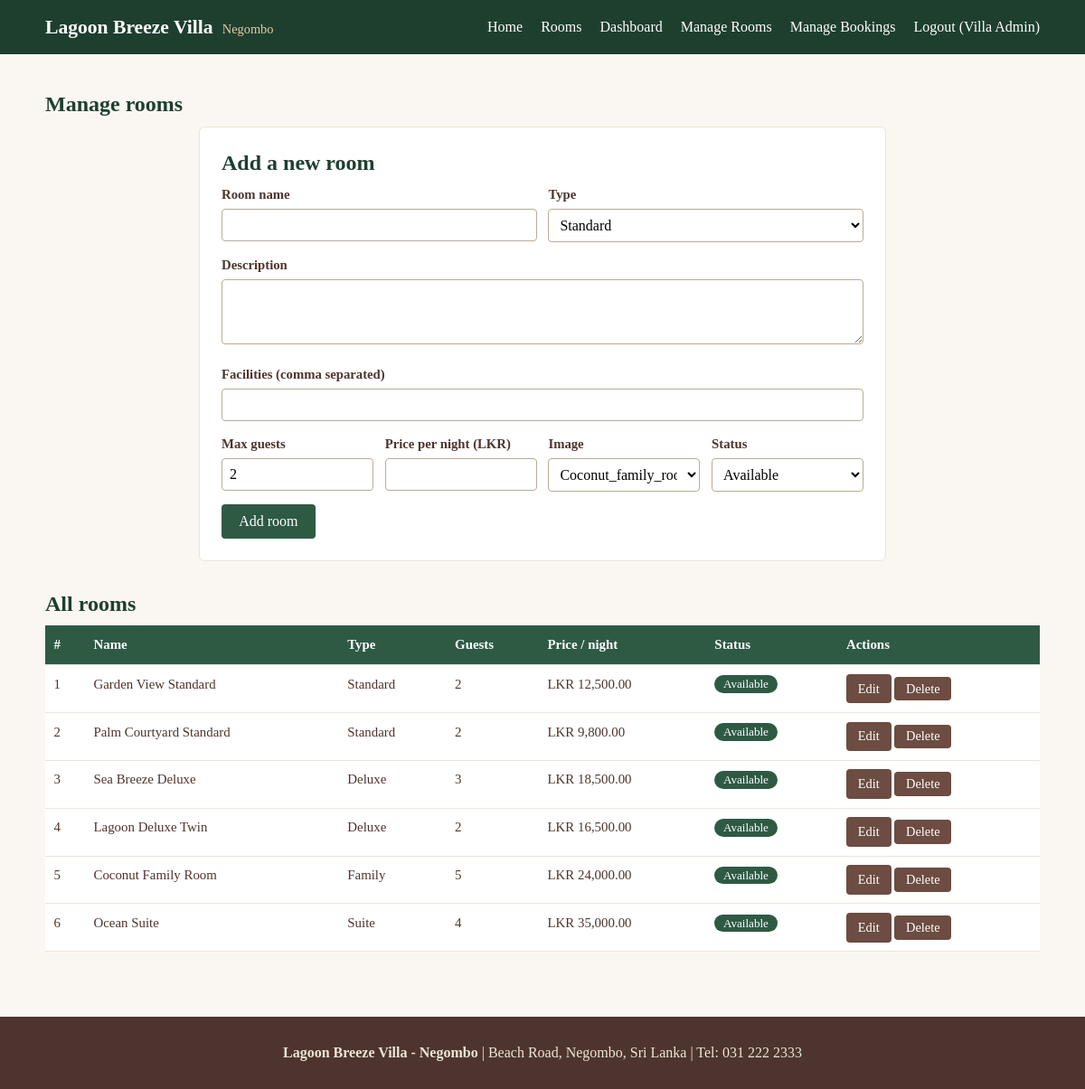
The app's page /admin/manage_rooms.php (signed in) with its own data.
### tables this page shows
CREATE TABLE rooms (
  id INT AUTO_INCREMENT PRIMARY KEY,
  name VARCHAR(100) NOT NULL,
  room_type VARCHAR(30) NOT NULL,             
  description TEXT NOT NULL,
  facilities VARCHAR(255) NOT NULL,           
  max_guests INT NOT NULL,
  price_per_night DECIMAL(10,2) NOT NULL,     
  image VARCHAR(100) NOT NULL DEFAULT 'Garden_View_Standard_room_descri…_cfeef5c1.jpg',
  status ENUM('Available','Unavailable') NOT NULL DEFAULT 'Available'
);

### includes/db.php (called while the page is built, shortened)
<?php
function e($text) {
    return htmlspecialchars((string)$text, ENT_QUOTES, 'UTF-8');
}
function lkr($amount) {
    return 'LKR ' . number_format($amount, 2);
}
    ?>

### admin/manage_rooms.php (the view, shortened to what this page needs)
<?php
require_once '../includes/db.php';
$types = ['Standard', 'Deluxe', 'Family', 'Suite'];
$image_files = array_values(array_filter(scandir(__DIR__ . '/../assets/images'), function($f) {
    return preg_match('/\.(jpg|jpeg|png|jfif|webp)$/i', $f) && !in_array($f, ['hero.jpg', 'dashboard banner.jfif']);
}));
$images = !empty($image_files) ? $image_files : ['hero.jpg'];
$room = ['id' => 0, 'name' => '', 'room_type' => 'Standard', 'description' => '', 'facilities' => '',
         'max_guests' => 2, 'price_per_night' => '', 'image' => $images[0], 'status' => 'Available'];
$all = $pdo->query("SELECT * FROM rooms ORDER BY id")->fetchAll();
include '../includes/header.php';
?>
<section>
    <div class="container">
        <h1>Manage rooms</h1>
        <div class="form-box wide">
            <h2><?php echo $room['id'] ? 'Edit room #' . (int)$room['id'] : 'Add a new room'; ?></h2>
            <form method="post" action="manage_rooms.php">
                <div class="row">
                    <div class="field"><label for="name">Room name</label><input type="text" id="name" name="name" value="<?php echo e($room['name']); ?>" required></div>
                    <div class="field"><label for="room_type">Type</label>
                        <select id="room_type" name="room_type">
                            <?php foreach ($types as $t) { echo '<option ' . ($room['room_type'] === $t ? 'selected' : '') . '>' . $t . '</option>'; } ?>
                        </select></div>
                </div>
                <div class="field"><label for="description">Description</label><textarea id="description" name="description" rows="3" required><?php echo e($room['description']); ?></textarea></div>
                <div class="field"><label for="facilities">Facilities (comma separated)</label><input type="text" id="facilities" name="facilities" value="<?php echo e($room['facilities']); ?>" required></div>
                <div class="row">
                    <div class="field"><label for="max_guests">Max guests</label><input type="number" id="max_guests" name="max_guests" min="1" max="10" value="<?php echo (int)$room['max_guests']; ?>" required></div>
                    <div class="field"><label for="price_per_night">Price per night (LKR)</label><input type="number" id="price_per_night" name="price_per_night" min="1" step="0.01" value="<?php echo e($room['price_per_night']); ?>" required></div>
                    <div class="field"><label for="image">Image</label>
                        <select id="image" name="image">
                            <?php foreach ($images as $img) { echo '<option ' . ($room['image'] === $img ? 'selected' : '') . '>' . $img . '</option>'; } ?>
                        </select></div>
                    <div class="field"><label for="status">Status</label>
                        <select id="status" name="status">
                            <?php foreach (['Available', 'Unavailable'] as $s) { echo '<option ' . ($room['status'] === $s ? 'selected' : '') . '>' . $s . '</option>'; } ?>
                        </select></div>
                </div>
                <button class="btn" type="submit"><?php echo $room['id'] ? 'Save changes' : 'Add room'; ?></button>
            </form>
        </div>
        <h2 style="margin-top:2rem;">All rooms</h2>
        <div class="table-wrap">
        <table>
            <tr><th>#</th><th>Name</th><th>Type</th><th>Guests</th><th>Price / night</th><th>Status</th><th>Actions</th></tr>
            <?php foreach ($all as $r): ?>
            <tr>
                <td><?php echo (int)$r['id']; ?></td>
                <td><?php echo e($r['name']); ?></td>
                <td><?php echo e($r['room_type']); ?></td>
                <td><?php echo (int)$r['max_guests']; ?></td>
                <td><?php echo lkr($r['price_per_night']); ?></td>
                <td><span class="badge badge-<?php echo e($r['status']); ?>"><?php echo e($r['status']); ?></span></td>
                <td>
                    <a class="btn btn-small" href="manage_rooms.php?edit=<?php echo (int)$r['id']; ?>">Edit</a>
                    <form method="post" action="manage_rooms.php" style="display:inline;">
                        <button class="btn btn-red btn-small confirm-action" data-message="Delete this room permanently?" type="submit">Delete</button>
                    </form>
                </td>
            </tr>
            <?php endforeach; ?>
        </table>
        </div>
    </div>
</section>
<?php include '../includes/footer.php'; ?>

### css/style.css (style rules this page uses)
:root { --green: #2E5A44; --green-dark: #1E3F2E; --teak: #6D4C41; --teak-dark: #4E342E; --sand: #FAF7F2; --sand-dark: #EDE5D6; }
* { box-sizing: border-box; }
body { margin: 0; font-family: Georgia, "Times New Roman", serif; background: var(--sand); color: var(--teak-dark); line-height: 1.6; }
h1, h2, h3 { color: var(--green-dark); line-height: 1.25; margin: 0 0 .6rem; }
a { color: var(--green); }
.container { width: 92%; max-width: 1100px; margin: 0 auto; }
section { padding: 2.5rem 0; }
.btn { display: inline-block; background: var(--green); color: #fff !important; border: 0; padding: .6rem 1.2rem; border-radius: 4px; text-decoration: none !important; cursor: pointer; font-size: 1rem; font-family: inherit; }
.btn-red { background: #9B2D20; }
.btn-small { padding: .3rem .8rem; font-size: .9rem; background: var(--teak); }
.search-bar, .form-box { background: #fff; border: 1px solid var(--sand-dark); border-radius: 6px; padding: 1rem 1.2rem; }
.form-box { max-width: 560px; margin: 0 auto; padding: 1.5rem; }
.form-box.wide { max-width: 760px; }
label { display: block; font-weight: bold; font-size: .92rem; margin-bottom: .2rem; }
input, select, textarea { width: 100%; padding: .5rem; border: 1px solid #b9ab97; border-radius: 4px; font-family: inherit; font-size: 1rem; background: #fff; }
.field { margin-bottom: .9rem; flex: 1; min-width: 150px; }
.row { display: flex; gap: .8rem; flex-wrap: wrap; }
.table-wrap { overflow-x: auto; }
table { width: 100%; border-collapse: collapse; background: #fff; }
th, td { padding: .6rem; border-bottom: 1px solid var(--sand-dark); text-align: left; vertical-align: top; font-size: .93rem; }
th { background: var(--green); color: #fff; }
.badge { padding: .15rem .6rem; border-radius: 10px; font-size: .82rem; color: #fff; }
.badge-Available { background: var(--green); }

### records on screen
rooms: id "1", name "Garden View Standard", room_type "Standard", max_guests "2", price_per_night "LKR 12,500.00", status "Available"
rooms: id "2", name "Palm Courtyard Standard", room_type "Standard", max_guests "2", price_per_night "LKR 9,800.00", status "Available"
rooms: id "3", name "Sea Breeze Deluxe", room_type "Deluxe", max_guests "3", price_per_night "LKR 18,500.00", status "Available"
rooms: id "4", name "Lagoon Deluxe Twin", room_type "Deluxe", max_guests "2", price_per_night "LKR 16,500.00", status "Available"
rooms: id "5", name "Coconut Family Room", room_type "Family", max_guests "5", price_per_night "LKR 24,000.00", status "Available"
rooms: id "6", name "Ocean Suite", room_type "Suite", max_guests "4", price_per_night "LKR 35,000.00", status "Available"

### other values on screen
$_SESSION['name'] "Villa Admin"
form field room_type "Standard"
form field image "Coconut_family_room_accommodation_bb6bcc0c.jpg"
form field status "Available"
